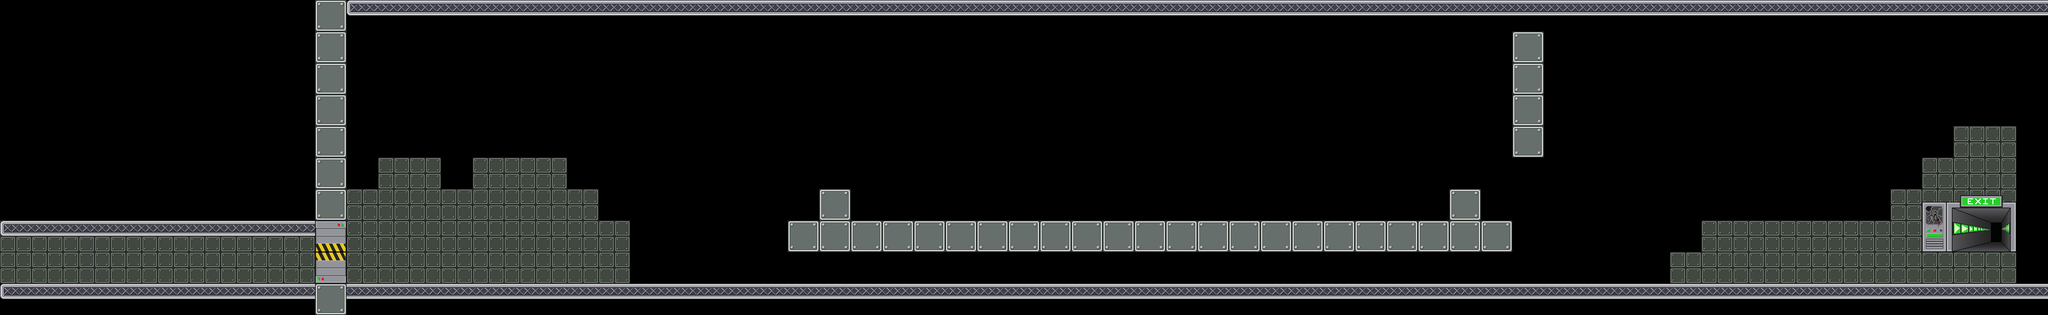

This game map was drawn from its Tiled (.tmx) file and the tilesets committed beside it. A one-line description and the trimmed map source follow:
An orthogonal 65x10 tile map with 64x64 px tiles, 2 tile layers (foreground, front), 20 tilesets and 35 objects.

<map version="1.0" orientation="orthogonal" width="65" height="10" tilewidth="64" tileheight="64">
 <tileset firstgid="1" name="mur" tilewidth="64" tileheight="64">
  <image source="data/mur.png" trans="ffffff" width="64" height="64" />
 </tileset>
 <tileset firstgid="2" name="sol" tilewidth="64" tileheight="64">
  <image source="data/sol.png" trans="ffffff" width="64" height="64" />
 </tileset>
 <tileset firstgid="3" name="alone" tilewidth="64" tileheight="64">
  <image source="data/alone.png" width="64" height="64" />
 </tileset>
 <tileset firstgid="4" name="left" tilewidth="64" tileheight="64">
  <image source="data/left.png" width="64" height="64" />
 </tileset>
 <tileset firstgid="5" name="mid" tilewidth="64" tileheight="64">
  <image source="data/mid.png" width="64" height="64" />
 </tileset>
 <tileset firstgid="6" name="right" tilewidth="64" tileheight="64">
  <image source="data/right.png" width="64" height="64" />
 </tileset>
 <tileset firstgid="7" name="portebas" tilewidth="64" tileheight="64">
  <image source="data/portebas.png" width="64" height="64" />
 </tileset>
 <tileset firstgid="8" name="portehaut" tilewidth="64" tileheight="64">
  <image source="data/portehaut.png" width="64" height="64" />
 </tileset>
 <tileset firstgid="9" name="fin" tilewidth="192" tileheight="128">
  <image source="data/fin.png" width="192" height="128" />
 </tileset>
 <tileset firstgid="10" name="citerne" tilewidth="418" tileheight="632">
  <tileoffset x="0" y="632" />
  <image source="data/citerne.png" width="418" height="632" />
 </tileset>
 <tileset firstgid="11" name="container1" tilewidth="610" tileheight="276">
  <tileoffset x="0" y="195" />
  <image source="data/container1.png" width="610" height="276" />
 </tileset>
 <tileset firstgid="12" name="container2" tilewidth="480" tileheight="330">
  <tileoffset x="0" y="280" />
  <image source="data/container2.png" width="480" height="330" />
 </tileset>
 <tileset firstgid="13" name="cable1" tilewidth="77" tileheight="372">
  <tileoffset x="0" y="372" />
  <image source="data/cable1.png" width="77" height="372" />
 </tileset>
 <tileset firstgid="14" name="passerelle1" tilewidth="198" tileheight="342">
  <tileoffset x="0" y="342" />
  <image source="data/passerelle1.png" width="198" height="342" />
 </tileset>
 <tileset firstgid="15" name="passerelle2" tilewidth="122" tileheight="599">
  <tileoffset x="0" y="599" />
  <image source="data/passerelle2.png" width="122" height="599" />
 </tileset>
 <tileset firstgid="16" name="cable2" tilewidth="46" tileheight="243">
  <tileoffset x="0" y="243" />
  <image source="data/cable2.png" width="46" height="243" />
 </tileset>
 <tileset firstgid="17" name="mur2" tilewidth="64" tileheight="64">
  <image source="data/mur2.png" width="64" height="64" />
 </tileset>
 <tileset firstgid="18" name="lamp1" tilewidth="64" tileheight="64">
  <image source="data/lamp1.png" width="64" height="64" />
 </tileset>
 <tileset firstgid="19" name="lamp2" tilewidth="64" tileheight="64">
  <image source="data/lamp2.png" width="64" height="64" />
 </tileset>
 <tileset firstgid="20" name="cable" tilewidth="64" tileheight="64">
  <image source="data/cable.png" width="64" height="64" />
 </tileset>
 <layer name="foreground" width="65" height="10">
  <data>[650 cells, 82 non-empty, 2 distinct tile ids]</data>
 </layer>
 <layer name="front" width="65" height="10">
  <data>[650 cells, 168 non-empty, 7 distinct tile ids]</data>
 </layer>
 <objectgroup color="#00ff00" name="wall" width="65" height="10">
  <object x="640" y="0" width="64" height="576" />
  <object x="4096" y="0" width="64" height="576" />
  <object x="3072" y="64" width="64" height="256" />
 </objectgroup>
 <objectgroup color="#0000ff" name="platform" width="65" height="10">
  <object x="640" y="576" width="3520" height="64" />
  <object x="704" y="0" width="3392" height="64" />
  <object x="2944" y="384" width="64" height="64" />
  <object x="1600" y="448" width="1472" height="64" />
  <object x="1664" y="384" width="64" height="64" />
 </objectgroup>
 <objectgroup color="#ffffff" name="movable" width="65" height="10" />
 <objectgroup color="#ff6666" name="destroyable" width="65" height="10" />
 <objectgroup color="#800000" name="metalman" width="65" height="10">
  <object x="768" y="512" width="64" height="64">
   <properties>
    <property name="powers" value="Alu#Acier" />
   </properties>
  </object>
 </objectgroup>
 <objectgroup color="#ff0000" name="themagnet" width="65" height="10">
  <object x="896" y="512" width="64" height="64">
   <properties>
    <property name="powers" value="Repulsive#Attractive#RotativeL#RotativeR#Static" />
   </properties>
  </object>
 </objectgroup>
 <objectgroup color="#800000" name="generator" width="65" height="10" />
 <objectgroup color="#66ccff" name="switch" width="65" height="10" />
 <objectgroup color="#e6e6e6" name="metal" width="65" height="10" />
 <objectgroup color="#333333" name="gate" width="65" height="10">
  <object x="3072" y="320" width="64" height="64">
   <properties>
    <property name="animid" value="1" />
    <property name="closeid" value="1" />
    <property name="next" value="2" />
    <property name="type" value="DebutVH" />
   </properties>
  </object>
  <object x="3072" y="384" width="64" height="64">
   <properties>
    <property name="animid" value="2" />
    <property name="next" value="3" />
    <property name="prev" value="1" />
    <property name="type" value="MillieuVH" />
   </properties>
  </object>
  <object x="3072" y="448" width="64" height="64">
   <properties>
    <property name="animid" value="3" />
    <property name="next" value="4" />
    <property name="prev" value="2" />
    <property name="type" value="MillieuVH" />
   </properties>
  </object>
  <object x="3072" y="512" width="64" height="64">
   <properties>
    <property name="animid" value="4" />
    <property name="openid" value="1" />
    <property name="prev" value="3" />
    <property name="type" value="FinVH" />
   </properties>
  </object>
 </objectgroup>
 <objectgroup color="#004080" name="acid" width="65" height="10">
  <object x="1856" y="384" width="64" height="64">
   <properties>
    <property name="type" value="hm" />
   </properties>
  </object>
  <object x="1984" y="384" width="64" height="64">
   <properties>
    <property name="type" value="hm" />
   </properties>
  </object>
  <object x="2112" y="384" width="64" height="64">
   <properties>
    <property name="type" value="hm" />
   </properties>
  </object>
  <object x="2304" y="384" width="64" height="64">
   <properties>
    <property name="type" value="hm" />
   </properties>
  </object>
  <object x="2240" y="384" width="64" height="64">
   <properties>
    <property name="type" value="hm" />
   </properties>
  </object>
  <object x="2176" y="384" width="64" height="64">
   <properties>
    <property name="type" value="hm" />
   </properties>
  </object>
  <object x="1728" y="384" width="64" height="64">
   <properties>
    <property name="type" value="hg" />
   </properties>
  </object>
  <object x="1792" y="384" width="64" height="64">
   <properties>
    <property name="type" value="hm" />
   </properties>
  </object>
  <object x="2880" y="384" width="64" height="64">
   <properties>
    <property name="type" value="hd" />
   </properties>
  </object>
  <object x="1920" y="384" width="64" height="64">
   <properties>
    <property name="type" value="hm" />
   </properties>
  </object>
  <object x="2048" y="384" width="64" height="64">
   <properties>
    <property name="type" value="hm" />
   </properties>
  </object>
  </objectgroup>
 <objectgroup color="#ffff00" name="arc" width="65" height="10" />
 <objectgroup color="#ffff00" name="levelend" width="65" height="10">
  <!-- 1 objects omitted --></objectgroup>
 <objectgroup color="#800080" name="gateswitch" width="65" height="10">
  <!-- 1 objects omitted --></objectgroup>
</map>
<!-- 10 of 35 objects omitted -->
